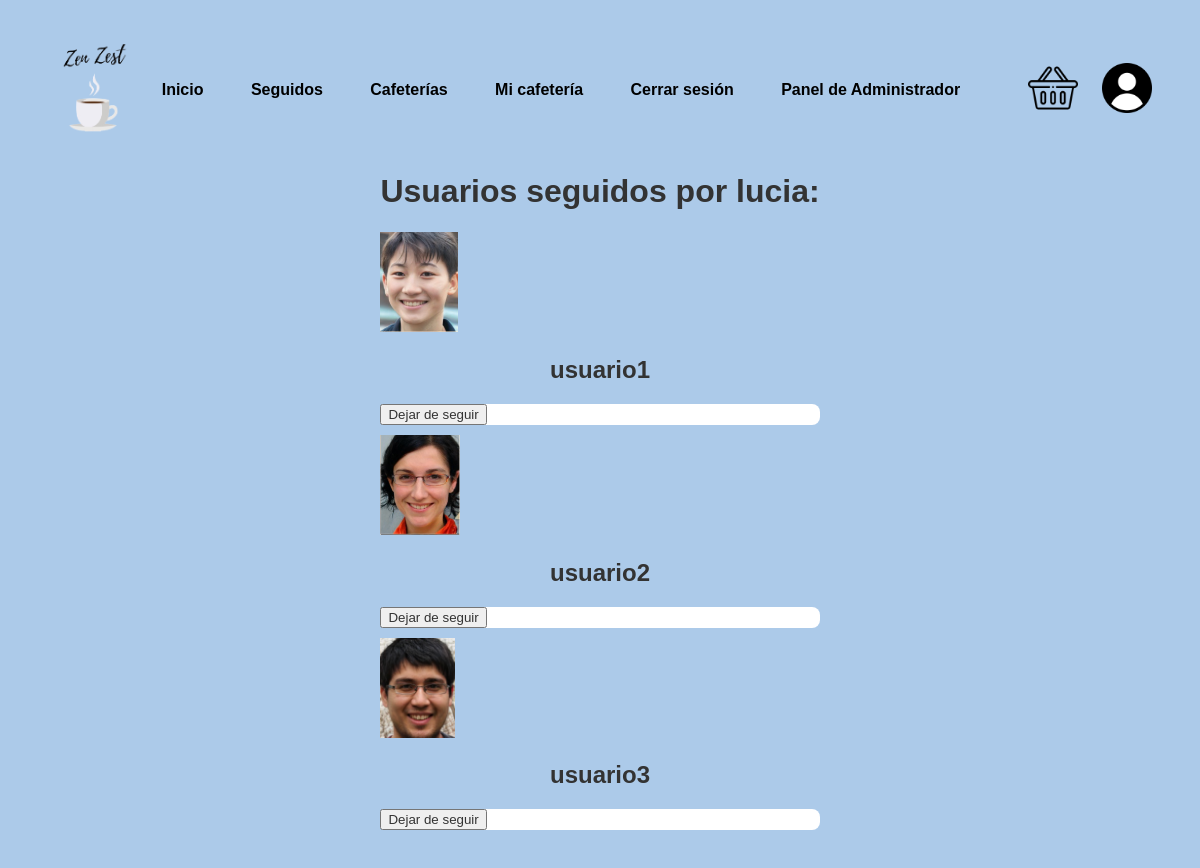
Page /seguidos.php (signed in) on the committed database.
### tables this page shows
CREATE TABLE Usuario (
    Nombre VARCHAR(50) PRIMARY KEY,
    Email VARCHAR(100),
    Password_hash VARCHAR(255),  
    Foto_de_perfil VARCHAR(255),
    Rol VARCHAR(50)
);

### includes/src/usuarios/Usuario.php (called while the page is built, shortened)
<?php
class Usuario
{
    public static function buscaUsuario($nombreUsuario)
    {
        $conn = Aplicacion::getInstance()->getConexionBd();
        $query = sprintf("SELECT * FROM usuario U WHERE U.Nombre='%s'", $conn->real_escape_string($nombreUsuario));
        $rs = $conn->query($query);
        $result = false;
        if ($rs) {
            $fila = $rs->fetch_assoc();
            if ($fila) {
                $result = new Usuario($fila['Nombre'], $fila['Email'], $fila['Password_hash'], $fila['Foto_de_perfil'], $fila['Rol']);
            }
        } else {
            error_log("Error BD ({$conn->errno}): {$conn->error}");
        }
        return $result;
    }
    private $nombre;
    private $foto;
    private function __construct($nombre, $email, $password, $foto = null, $roles = [])
    {
        $this->nombre = $nombre;
        $this->foto = $foto;
    }
    public function getNombre()
    {
        return $this->nombre;
    }
    public function getFoto()
    {
        return $this->foto;
    }
    public function encontrarSeguidos() {
        $conn = Aplicacion::getInstance()->getConexionBd();
        $seguidos = [];
        $query = sprintf("SELECT U.Nombre, U.Email, U.Password_hash, U.Foto_de_perfil FROM Usuario U INNER JOIN Seguidores S ON U.Nombre = S.Seguido WHERE S.Seguidor='%s'", $conn->real_escape_string($this->nombre));
        $rs = $conn->query($query);
        if ($rs) {
            while ($fila = $rs->fetch_assoc()) {
                $usuario = new Usuario($fila['Nombre'], $fila['Email'], $fila['Password_hash'], $fila['Foto_de_perfil']);
                array_push($seguidos, $usuario);
            }
        } else {
            error_log("Error SQL ({$conn->errno}): {$conn->error}");
        }
        return $seguidos;
    }
}

### seguidos.php (the view, shortened to what this page needs)
<?php
if (isset($_SESSION['nombre'])) {
    $username = $_SESSION['nombre'];
    $user = \es\ucm\fdi\aw\usuarios\Usuario::buscaUsuario($username);
    $usuariosSeguidos = $user->encontrarSeguidos();
    $contenidoPrincipal = "<h1>Usuarios seguidos por $username:</h1>";
    if ($usuariosSeguidos == []) {
        $contenidoPrincipal .= "<p>Todavía no sigues a nadie. Comienza a seguir a otros perfiles para verlos aquí.</p>";
    } else {
        $contenidoPrincipal .= '<div class="usuarios-seguidos-container">';
        foreach ($usuariosSeguidos as $usuarioSeguido) {
            $nombre = htmlspecialchars($usuarioSeguido->getNombre());
            $foto = htmlspecialchars($usuarioSeguido->getFoto());
            $contenidoPrincipal .= "<div class='usuario-seguido-item'>";
            $contenidoPrincipal .= "<img src='$foto' alt='Foto de perfil de $nombre' style='max-width: 100px; max-height: 100px;' class='imagen_usuario'/>";
            $contenidoPrincipal .= "<h2>$nombre</h2>";
            $contenidoPrincipal .= "<form method='post' action=''>";
            $contenidoPrincipal .= "<input type='hidden' name='dejarDeSeguir' value='$nombre'>";
            $contenidoPrincipal .= "<button class='boton-primario' type='submit'>Dejar de seguir</button>";
            $contenidoPrincipal .= "</form>";
            $contenidoPrincipal .= "</div>";
        }
        $contenidoPrincipal .= '</div>';
    }
}else {
    $contenidoPrincipal = "<p>Por favor, <a href='login.php'>inicia sesión</a> para ver los usuarios que sigues.</p>";
}

### css/estilo.css (style rules this page uses)
body { font-family: Arial, sans-serif; background-color: #accae9; padding: 20px; box-sizing: border-box; }
h1, h2 { color: #333; text-align: center; }
form { margin: 0 auto; background-color: #ffffff; border-radius: 8px; }
button { display: flex; margin-bottom: 10px; margin-top: 5px; color: #333; }

### rows in the picture
usuario: Foto_de_perfil (picture), Nombre "usuario1"
usuario: Foto_de_perfil (picture), Nombre "usuario2"
usuario: Foto_de_perfil (picture), Nombre "usuario3"

### other values in the picture
$username "lucia"
